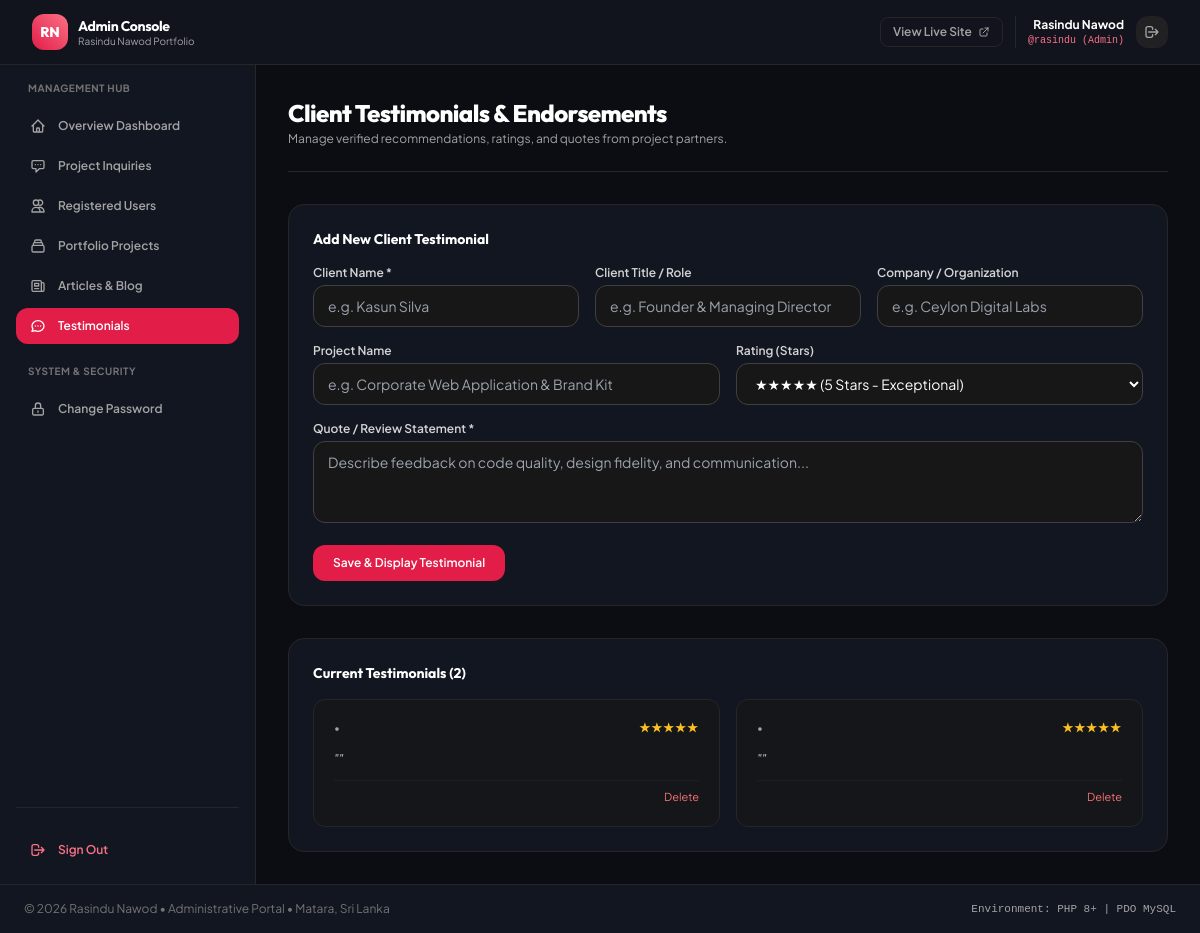
/admin/testimonials.php (signed in), run on the app's committed database.
### tables this page shows
CREATE TABLE IF NOT EXISTS `users` (
  `id` INT UNSIGNED AUTO_INCREMENT PRIMARY KEY,
  `full_name` VARCHAR(150) NOT NULL,
  `username` VARCHAR(50) NOT NULL UNIQUE,
  `email` VARCHAR(191) NOT NULL UNIQUE,
  `phone` VARCHAR(25) NOT NULL,
  `password` VARCHAR(255) NOT NULL,
  `role` ENUM('user', 'admin') DEFAULT 'user',
  `profile_image` VARCHAR(255) DEFAULT NULL,
  `status` ENUM('active', 'disabled') DEFAULT 'active',
  `last_login` DATETIME DEFAULT NULL,
  `created_at` TIMESTAMP DEFAULT CURRENT_TIMESTAMP,
  `updated_at` TIMESTAMP DEFAULT CURRENT_TIMESTAMP ON UPDATE CURRENT_TIMESTAMP,
  INDEX `idx_users_role` (`role`),
  INDEX `idx_users_status` (`status`)
);

CREATE TABLE IF NOT EXISTS `testimonials` (
  `id` INT UNSIGNED AUTO_INCREMENT PRIMARY KEY,
  `name` VARCHAR(150) NOT NULL,
  `role` VARCHAR(100) NOT NULL,
  `organization` VARCHAR(150) NOT NULL,
  `content` TEXT NOT NULL,
  `avatar` TEXT DEFAULT NULL,
  `rating` TINYINT UNSIGNED DEFAULT 5,
  `created_at` TIMESTAMP DEFAULT CURRENT_TIMESTAMP
);

### includes/admin_auth.php (called while the page is built, shortened)
<?php
function requireAdmin(): array {
    $adminId = $_SESSION['admin_id'] ?? ($_SESSION['user_id'] ?? null);
    try {
        $pdo = getDatabaseConnection();
        $stmt = $pdo->prepare("SELECT id, full_name, username, email, phone, role, status FROM users WHERE id = :id AND role = 'admin' LIMIT 1");
        $stmt->execute([':id' => $adminId]);
        $admin = $stmt->fetch();
        return $admin;
    } catch (Exception $e) {
        error_log("Admin Auth Error: " . $e->getMessage());
        return [
            'id' => $adminId,
            'full_name' => $_SESSION['admin_username'] ?? 'Rasindu Nawod',
            'username' => $_SESSION['admin_username'] ?? 'rasindu',
            'email' => ADMIN_EMAIL,
            'phone' => PHONE_NUMBER,
            'role' => 'admin',
            'status' => 'active',
        ];
    }
}

### includes/functions.php (called while the page is built, shortened)
<?php
function sanitize(?string $data): string {
    if ($data === null) {
        return '';
    }
    return htmlspecialchars(trim($data), ENT_QUOTES, 'UTF-8');
}

### admin/testimonials.php (the view, shortened to what this page needs)
<?php
require_once __DIR__ . '/includes/admin_header.php';
require_once __DIR__ . '/includes/admin_sidebar.php';
$pdo = getDatabaseConnection();
$testimonials = [];
try {
    $testimonials = $pdo->query("SELECT * FROM testimonials ORDER BY id DESC")->fetchAll();
} catch (PDOException $e) {
    error_log("Testimonials fetch error: " . $e->getMessage());
}
?>
<main class="flex-1 p-6 sm:p-8 bg-[#0b0d13] overflow-y-auto space-y-8">
    <div class="flex flex-col sm:flex-row sm:items-center justify-between gap-4 pb-6 border-b border-neutral-800">
        <div>
            <h1 class="text-2xl font-extrabold font-heading text-white tracking-tight">
                Client Testimonials & Endorsements
            </h1>
            <p class="text-xs text-neutral-400 mt-0.5">
                Manage verified recommendations, ratings, and quotes from project partners.
            </p>
        </div>
    </div>
    <div class="p-6 rounded-2xl bg-[#121620] border border-neutral-800 shadow-xs space-y-4">
        <h2 class="text-sm font-bold font-heading text-white">Add New Client Testimonial</h2>
        <form action="testimonials.php" method="POST" class="space-y-4">
            <div class="grid grid-cols-1 sm:grid-cols-3 gap-4">
                <div>
                    <label class="block text-xs font-semibold text-neutral-300 mb-1">Client Name *</label>
                    <input
                        type="text"
                        name="client_name"
                        required
                        placeholder="e.g. Kasun Silva"
                        class="w-full px-3.5 py-2.5 rounded-xl bg-neutral-900 border border-neutral-700 text-white text-xs sm:text-sm focus:outline-none focus:ring-2 focus:ring-rose-500"
                    >
                </div>
                <div>
                    <label class="block text-xs font-semibold text-neutral-300 mb-1">Client Title / Role</label>
                    <input
                        type="text"
                        name="client_title"
                        placeholder="e.g. Founder & Managing Director"
                        class="w-full px-3.5 py-2.5 rounded-xl bg-neutral-900 border border-neutral-700 text-white text-xs sm:text-sm focus:outline-none focus:ring-2 focus:ring-rose-500"
                    >
                </div>
                <div>
                    <label class="block text-xs font-semibold text-neutral-300 mb-1">Company / Organization</label>
                    <input
                        type="text"
                        name="company"
                        placeholder="e.g. Ceylon Digital Labs"
                        class="w-full px-3.5 py-2.5 rounded-xl bg-neutral-900 border border-neutral-700 text-white text-xs sm:text-sm focus:outline-none focus:ring-2 focus:ring-rose-500"
                    >
                </div>
            </div>
            <div class="grid grid-cols-1 sm:grid-cols-2 gap-4">
                <div>
                    <label class="block text-xs font-semibold text-neutral-300 mb-1">Project Name</label>
                    <input
                        type="text"
                        name="project_name"
                        placeholder="e.g. Corporate Web Application & Brand Kit"
                        class="w-full px-3.5 py-2.5 rounded-xl bg-neutral-900 border border-neutral-700 text-white text-xs sm:text-sm focus:outline-none focus:ring-2 focus:ring-rose-500"
                    >
                </div>
                <div>
                    <label class="block text-xs font-semibold text-neutral-300 mb-1">Rating (Stars)</label>
                    <select name="rating" class="w-full px-3.5 py-2.5 rounded-xl bg-neutral-900 border border-neutral-700 text-white text-xs sm:text-sm">
                        <option value="5">★★★★★ (5 Stars - Exceptional)</option>
                    </select>
                </div>
            </div>
            <div>
                <label class="block text-xs font-semibold text-neutral-300 mb-1">Quote / Review Statement *</label>
                <textarea
                    name="quote"
                    rows="3"
                    required
                    placeholder="Describe feedback on code quality, design fidelity, and communication..."
                    class="w-full px-3.5 py-2.5 rounded-xl bg-neutral-900 border border-neutral-700 text-white text-xs sm:text-sm focus:outline-none focus:ring-2 focus:ring-rose-500"
                ></textarea>
            </div>
            <button type="submit" class="px-5 py-2.5 rounded-xl bg-rose-600 hover:bg-rose-700 text-white text-xs font-semibold transition-colors shadow-xs">
                Save & Display Testimonial
            </button>
        </form>
    </div>
    <div class="p-6 rounded-2xl bg-[#121620] border border-neutral-800 shadow-xs space-y-4">
        <h2 class="text-sm font-bold font-heading text-white">
            Current Testimonials (<?= count($testimonials); ?>)
        </h2>
        <div class="grid grid-cols-1 md:grid-cols-2 gap-4">
            <?php foreach ($testimonials as $t): ?>
                <div class="p-5 rounded-xl bg-neutral-900/60 border border-neutral-800 space-y-3 relative">
                    <div class="flex items-center justify-between">
                        <div>
                            <span class="block text-[11px] text-neutral-400"><?= sanitize($t['client_title']); ?> • <?= sanitize($t['company']); ?></span>
                        </div>
                        <div class="text-amber-400 text-xs tracking-widest font-bold">
                            <?= str_repeat('★', (int)$t['rating']); ?>
                        </div>
                    </div>
                    <p class="text-xs text-neutral-300 italic leading-relaxed">
                        "<?= sanitize($t['quote']); ?>"
                    </p>
                    <div class="flex items-center justify-between pt-2 border-t border-neutral-800/60 text-[11px] text-neutral-500">
                        <form action="testimonials.php" method="POST" onsubmit="return confirm('Delete this testimonial?');" class="inline">
                            <button type="submit" class="text-red-400 hover:underline">Delete</button>
                        </form>
                    </div>
                </div>
            <?php endforeach; ?>
        </div>
    </div>
</main>
<?php require_once __DIR__ . '/includes/admin_footer.php'; ?>

### admin/includes/admin_header.php (shortened to what this page needs)
<?php
require_once __DIR__ . '/../../includes/functions.php';
require_once __DIR__ . '/../../includes/admin_auth.php';
$currentAdmin = requireAdmin();
$adminName = $currentAdmin['full_name'] ?? 'Rasindu Nawod';
$adminUsername = $currentAdmin['username'] ?? 'rasindu';
?>
<!DOCTYPE html>
<html lang="en" class="dark">
<head>
    <script src="https://cdn.tailwindcss.com"></script>
</head>
<body class="bg-[#0b0d13] text-neutral-100 min-h-screen flex flex-col antialiased selection:bg-rose-500 selection:text-white">
    <header class="sticky top-0 z-40 bg-[#121620]/90 backdrop-blur-md border-b border-neutral-800">
        <div class="px-4 sm:px-6 lg:px-8 h-16 flex items-center justify-between">
            <div class="flex items-center gap-4">
                <a href="dashboard.php" class="flex items-center gap-2.5">
                    <div class="w-9 h-9 rounded-xl bg-gradient-to-tr from-rose-600 to-rose-400 text-white font-heading font-extrabold flex items-center justify-center text-sm shadow-sm">
                        RN
                    </div>
                    <div class="hidden sm:block">
                        <span class="block text-sm font-bold font-heading text-white tracking-tight">Admin Console</span>
                        <span class="block text-[10px] text-neutral-400 -mt-0.5">Rasindu Nawod Portfolio</span>
                    </div>
                </a>
            </div>
            <div class="flex items-center gap-3">
                <a
                    href="../index.php"
                    target="_blank"
                    class="hidden md:inline-flex items-center gap-1.5 px-3 py-1.5 rounded-lg border border-neutral-800 text-xs font-semibold text-neutral-400 hover:text-white hover:border-neutral-700 transition-colors"
                >
                    <span>View Live Site</span>
                    <svg class="w-3 h-3" fill="none" stroke="currentColor" viewBox="0 0 24 24"><path stroke-linecap="round" stroke-linejoin="round" stroke-width="2" d="M10 6H6a2 2 0 00-2 2v10a2 2 0 002 2h10a2 2 0 002-2v-4M14 4h6m0 0v6m0-6L10 14"/></svg>
                </a>
                <div class="flex items-center gap-3 pl-3 border-l border-neutral-800">
                    <div class="text-right hidden sm:block">
                        <span class="block text-xs font-bold text-white"><?= sanitize($adminName); ?></span>
                        <span class="block text-[10px] text-rose-400 font-mono">@<?= sanitize($adminUsername); ?> (Admin)</span>
                    </div>
                    <a
                        href="logout.php"
                        title="Sign Out"
                        class="p-2 rounded-xl bg-neutral-800/80 hover:bg-rose-500/20 hover:text-rose-400 text-neutral-400 transition-colors"
                    >
                        <svg class="w-4 h-4" fill="none" stroke="currentColor" viewBox="0 0 24 24"><path stroke-linecap="round" stroke-linejoin="round" stroke-width="2" d="M17 16l4-4m0 0l-4-4m4 4H7m6 4v1a3 3 0 01-3 3H6a3 3 0 01-3-3V7a3 3 0 013-3h4a3 3 0 013 3v1"/></svg>
                    </a>
                </div>
            </div>
        </div>
    </header>
    <div class="flex-1 flex flex-col md:flex-row">

### admin/includes/admin_header.php (style rules this page uses)
body { font-family: 'Plus Jakarta Sans', sans-serif; }
h1, h2, h3, h4, .font-heading { font-family: 'Outfit', sans-serif; }

### data on the page
users: full_name "Rasindu Nawod", username "rasindu"
testimonials: rating "★★★★★"
testimonials: rating "★★★★★"

### other printed values
count($testimonials) "2"
